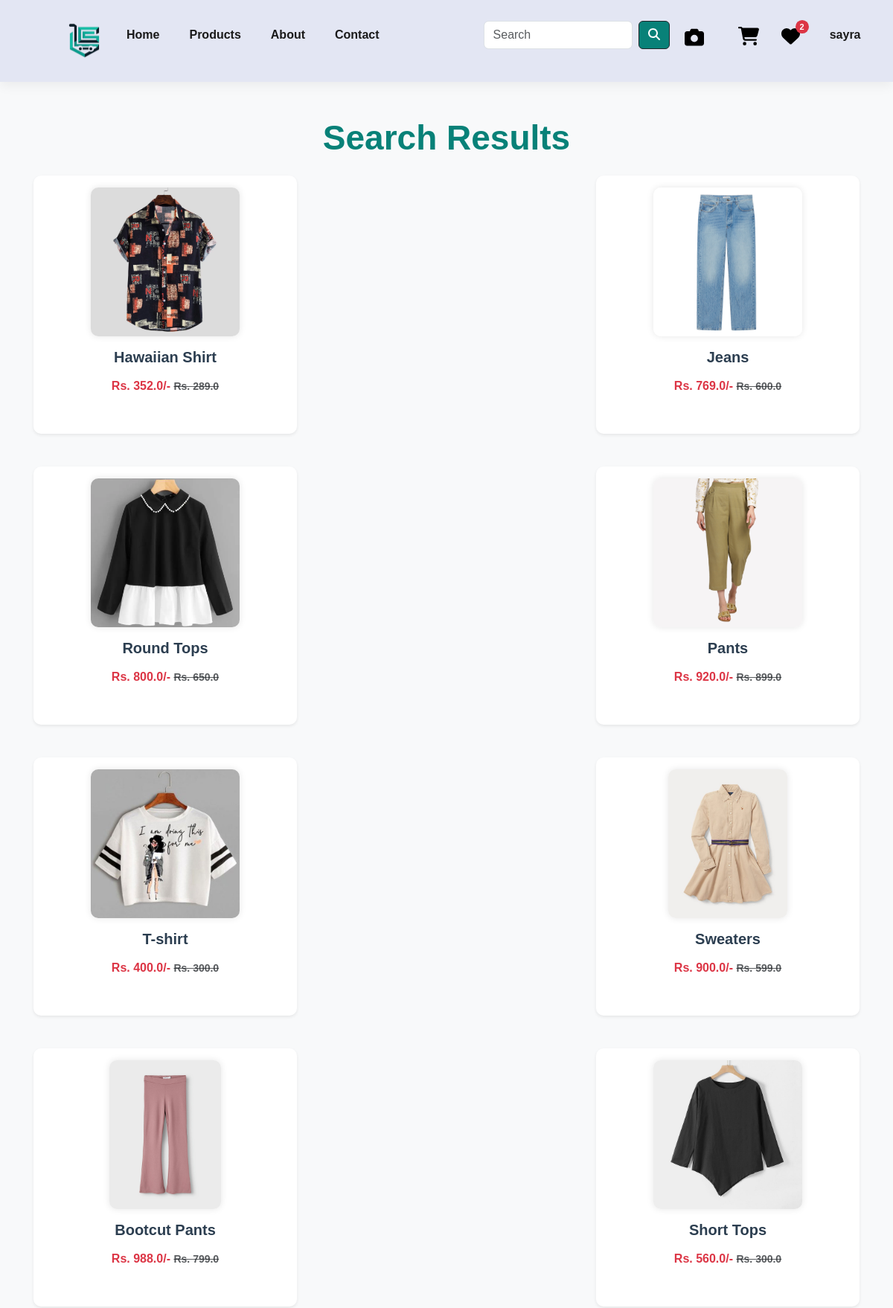
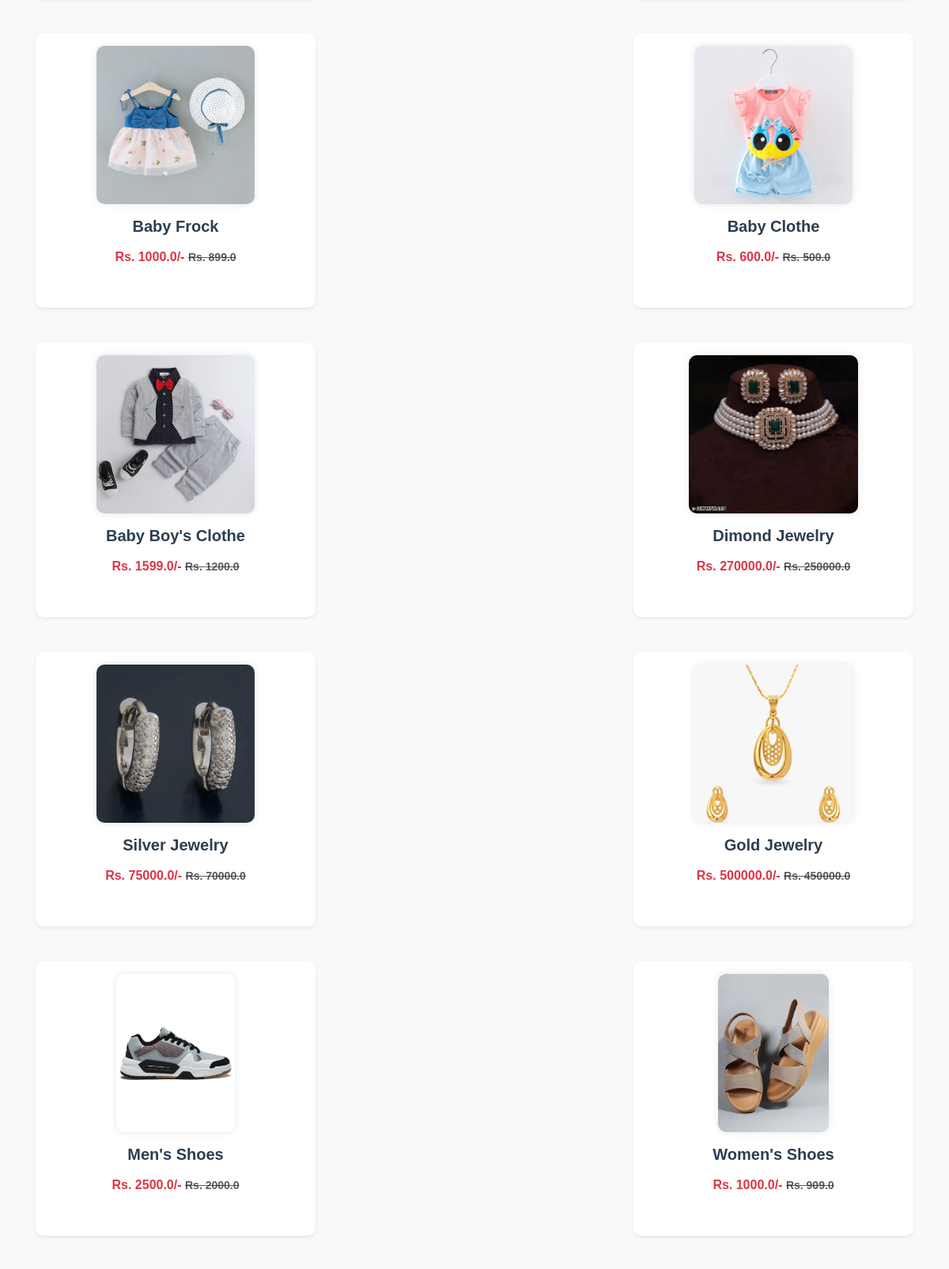
Page /search/ (signed in, upper part) on the committed database (2 pictures, top to bottom).
### app/models.py (models this page shows, shortened)
class Product(models.Model):
    title = models.CharField(max_length=100)
    selling_price = models.FloatField()
    discounted_price = models.FloatField()
    description = models.TextField()
    composition = models.TextField(default='', blank=True)
    prodapp = models.TextField(default='', blank=True)
    category = models.CharField(choices=CATEGORY_CHOICES, max_length=2)
    product_image = models.ImageField(upload_to='product')
    created_at = models.DateTimeField(auto_now_add=True)

### app/views.py (the view)
# urls.py: path('search/',views.search,name='search'),
@login_required
def search(request):
    query = request.GET.get('search', '')
    totalitem = 0
    wishitem = 0
    if request.user.is_authenticated:
        totalitem = len(Cart.objects.filter(user=request.user))
        wishitem = len(Wishlist.objects.filter(user=request.user))
    product = Product.objects.filter(Q(title__icontains=query))
    return render(request, "app/search.html", locals())

### templates/app/search.html (shortened to what this page needs)
{% extends 'app/base.html' %}
{% load static %}
{% block main-content %}
<div class="container my-5">
    <h2 class="text-center mb-4" style="color: #088178;">Search Results</h2>
    {% if product %}
        <div class="row gy-4">
            {% for prod in product %}
                <div class="col-sm-12 col-md-6 col-lg-4">
                    <div class="card h-100 border-0 shadow-sm text-center p-3">
                        <a href="{% url 'product-detail' prod.id %}" class="text-decoration-none text-dark">
                            <img src="{{ prod.product_image.url }}" class="img-fluid mb-3" alt="{{ prod.title }}" style="height: 200px; object-fit: cover; border-radius: 10px;">
                            <h5 class="fw-bold">{{ prod.title }}</h5>
                            <p class="fw-bold text-danger mb-1">
                                Rs. {{ prod.discounted_price }}/-
                                <small class="text-muted text-decoration-line-through">Rs. {{ prod.selling_price }}</small>
                            </p>
                        </a>
                    </div>
                </div>
            {% endfor %}
        </div>
    {% else %}
        <p class="text-center text-danger mt-5">No products found for your search.</p>
    {% endif %}
</div>
{% endblock main-content %}

### templates/app/base.html (shortened to what this page needs)
<!DOCTYPE html>
{% load static %}
<html lang="en">
<head>
    <link rel="stylesheet" href="https://cdnjs.cloudflare.com/ajax/libs/font-awesome/6.0.0-beta3/css/all.min.css">
    <link href="https://cdn.jsdelivr.net/npm/bootstrap@5.3.3/dist/css/bootstrap.min.css" rel="stylesheet">
    <link rel="stylesheet" href="font/css/all.css"/>
    <link rel="stylesheet" href="{% static 'app/css/owl.carousel.min.css' %}" />
   <link rel="stylesheet" href="{% static 'app/css/style.css' %}" />
</head>
<body>
    <nav id="header">
        <a href="/" class="navbar-brand">
            <img src="{% static 'app/images/logo.png' %}" width="70" height="70" alt="Logo">
        </a>
        <ul id="navbar">
            <li><a href="/" class="{% if request.path == '/' %}active{% endif %}">Home</a></li>
            <li class="nav-item dropdown">
                <a href="#" role="button" data-bs-toggle="dropdown" aria-expanded="false"
                    onmouseover="this.style.color='#088178'; this.getElementsByTagName('i')[0].style.color='#088178'"
                    onmouseout="this.style.color='#080808'; this.getElementsByTagName('i')[0].style.color='#080808'">
                    Products
                </a>
            </li>
            <li><a href="{% url 'about' %}" class="{% if request.path == '/about/' %}active{% endif %}">About</a></li>
            <li><a href="{% url 'contact' %}" class="{% if request.path == '/contact/' %}active{% endif %}">Contact</a></li>
            <form class="d-flex" role="search" action="/search">
                <input class="form-control me-2" type="search" placeholder="Search" name="search" aria-label="Search">
                <button class="btn btn-outline-dark" type="submit"><i class="fa-solid fa-magnifying-glass"></i></button>
            </form>
            <li style="padding-top: 5px; display: inline-block;">
               <a href="{% url 'image_search' %}"
               style="text-decoration: none; color: #000000; font-size: 20px; display: flex; align-items: center;"
               onmouseover="this.style.color='#088178';"
               onmouseout="this.style.color='#000000';">
                <i class="fa-solid fa-camera" style="margin-right: 6px; font-size: 26px;"></i>
                </a>
            </li>
            <li style="margin-right: 0px; padding-right: 15px; padding-top: 5px; display: inline-block;">
                <a href="{% url 'showcart' %}" style="text-decoration: none; color: #000000; font-size: 25px; position: relative;"
                   onmouseover="this.querySelector('i').style.color='#088178';"
                   onmouseout="this.querySelector('i').style.color='#000000';">
                    <i class="fa-solid fa-cart-shopping" style="color: inherit; font-size: 25px;"></i>
                </a>
            </li>
            <li style="margin-left: 0px; padding-left: 15px; padding-top: 5px; display: inline-block;">
                <a href="{% url 'wishlist' %}" style="text-decoration: none; color: #000000; font-size: 25px; position: relative;"
                   onmouseover="this.querySelector('i').style.color='#088178';"
                   onmouseout="this.querySelector('i').style.color='#000000';">
                    <i class="fa-solid fa-heart" style="color: inherit; font-size: 25px;"></i>
                    {% if wishitem > 0 %}
                        <span style="position: absolute; top: -8px; right: -12px; font-size: 11px; padding: 3px 6px;
                                     border-radius: 50%; background-color: #dc3545; color: white; min-width: 18px;
                                     height: 18px; display: flex; align-items: center; justify-content: center;">
                            {{ wishitem }}
                        </span>
                    {% endif %}
                </a>
            </li>
            {% if request.user.is_authenticated %}
                <li><a href="#" data-bs-toggle="dropdown" aria-expanded="false"
                    onmouseover="this.style.color='#088178'; this.getElementsByTagName('i')[0].style.color='#088178'"
                    onmouseout="this.style.color='#080808'; this.getElementsByTagName('i')[0].style.color='#080808'">
                    {{ request.user.username }}
                </a>
                </li>
            {% else %}
                <li><a href="{% url 'login' %}" class="nav-link">Login</a></li>
                <li><a href="{% url 'customerregistration' %}" class="nav-link">Register</a></li>
            {% endif %}
        </ul>
    </nav>
    {% block main-content %}{% endblock main-content %}
</body>
</html>

### templates/app/base.html (style rules this page uses)
* { margin:0; padding:0; box-sizing:border-box; font-family: 'spartan', sans-serif; }
h2 { font-size: 46px; line-height: 54px; color:#222; font-weight: 700; }
p { font-size: 16px; color: #465b52; margin: 15px 0 20px 0; }
body { width:100%; }
#header { display: flex; align-items: center; justify-content: space-between; padding: 20px 80px; background: #E3E6F3; box-shadow: 0 5px 15px rgba(0,0,0,0.06); z-index: 999; position: sticky; top: 0; left: 0; }
#navbar { display: flex; align-items: center; justify-content: center; list-style: none; padding: 0; }
#navbar li { position: relative; padding: 0 20px; }
#navbar li a { text-decoration: none; font-size: 16px; font-weight: 600; color: #1a1a1a; transition: 0.3s ease; }
#navbar form { display: flex; align-items: center; margin-left: 20px; }
#navbar form input { width: 200px; margin-right: 10px; }
#navbar form button { background-color: #088178; color: white; }
#navbar form { margin-left: 120px; }
.container { margin: 0 auto; padding: 0 15px; }
.row { display: flex; flex-wrap: wrap; justify-content: space-between; gap: 20px; }
body { font-family: 'Helvetica Neue', Helvetica, Arial, sans-serif; background-color: #f8f9fa; }
.container { max-width: 1140px; margin: 0 auto; }
.card { margin-bottom: 2rem; border: 1px solid #ddd; border-radius: 10px; background-color: #fff; padding: 1.5rem; box-shadow: 0 0 10px rgba(0, 0, 0, 0.1); }
.row { margin-bottom: 1.5rem; }
.img-fluid { max-width: 100%; height: auto; border-radius: 10px; box-shadow: 0 0 10px rgba(0, 0, 0, 0.1); }
h5 { font-size: 1.25rem; font-weight: bold; color: #2c3e50; }
.text-center { text-align: center; }
.text-danger { color: #e74c3c; }

### rows in the picture
Product: product_image (picture), title "Hawaiian Shirt", discounted_price "352.0", selling_price "289.0"
Product: product_image (picture), title "Jeans", discounted_price "769.0", selling_price "600.0"
Product: product_image (picture), title "Round Tops", discounted_price "800.0", selling_price "650.0"
Product: product_image (picture), title "Pants", discounted_price "920.0", selling_price "899.0"
Product: product_image (picture), title "T-shirt", discounted_price "400.0", selling_price "300.0"
Product: product_image (picture), title "Sweaters", discounted_price "900.0", selling_price "599.0"
Product: product_image (picture), title "Bootcut Pants", discounted_price "988.0", selling_price "799.0"
Product: product_image (picture), title "Short Tops", discounted_price "560.0", selling_price "300.0"
Product: product_image (picture), title "Baby Frock", discounted_price "1000.0", selling_price "899.0"
Product: product_image (picture), title "Baby Clothe", discounted_price "600.0", selling_price "500.0"
Product: product_image (picture), title "Baby Boy's Clothe", discounted_price "1599.0", selling_price "1200.0"
Product: product_image (picture), title "Dimond Jewelry", discounted_price "270000.0", selling_price "250000.0"
Product: product_image (picture), title "Silver Jewelry", discounted_price "75000.0", selling_price "70000.0"
Product: product_image (picture), title "Gold Jewelry", discounted_price "500000.0", selling_price "450000.0"
Product: product_image (picture), title "Men's Shoes", discounted_price "2500.0", selling_price "2000.0"
Product: product_image (picture), title "Women's Shoes", discounted_price "1000.0", selling_price "909.0"

### other values in the picture
{{ wishitem }} "2"
{{ request.user.username }} "sayra"
